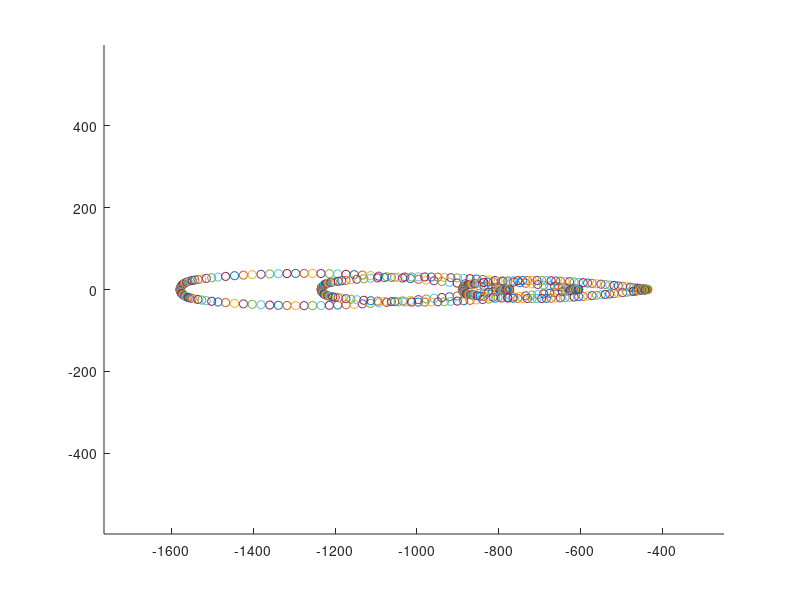
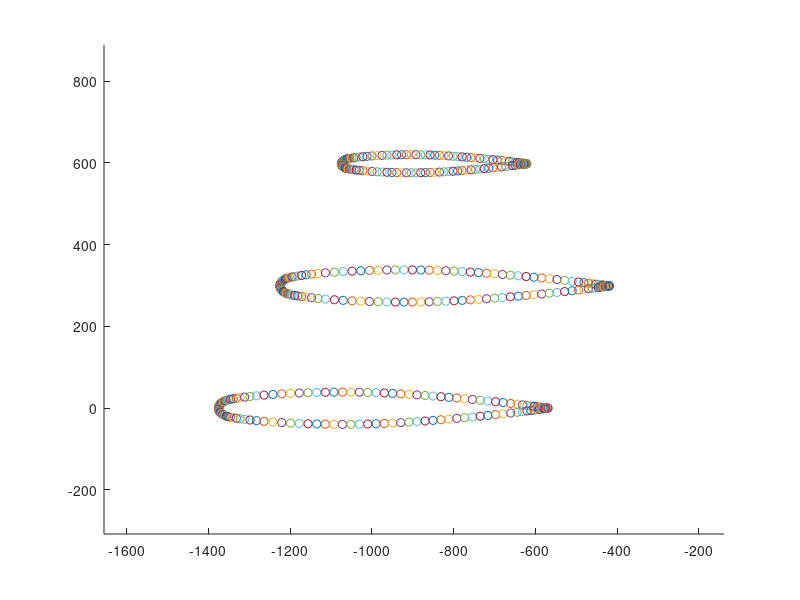

Recreate these plots in MATLAB, in order.
%%%%%%%%%%%%%%%%%%%%%%%%%%%%%%%%%%%%%%%%%%%%%%%%%%%%%%%%%%%%%%%%%%%%%%
%       Hicks-Henne Bump function Parameterization                   %
%                   16 Aug 2016                                      %
%             3D Wing parameterization                               %
%%%%%%%%%%%%%%%%%%%%%%%%%%%%%%%%%%%%%%%%%%%%%%%%%%%%%%%%%%%%%%%%%%%%%%
clear all;
close all;
clc;
format long;

% Baseline Config Parameters Onera M6
panels = 3;
hh = 5;
t_b = 4;
span = 1196.3;
tspan = 2734.5;
xspan = 1578.7;
sweep = 26.7*pi/180;
leangle = 60*pi/180;
teangle = 74.219120*pi/180;
% Baseline Config Parameters Onera M6

load airfoils/oneraup.txt
load airfoils/oneradown.txt
load dp/dispx.txt
load dp/dispy.txt
load dp/dp.txt
load dp/scale.txt
load dp/twist.txt
ubase = oneraup(:,2);
xu = oneraup(:,1);
lbase = oneradown(:,2);
xl = oneradown(:,1);


% Var Initialisations
%ypanelpos = zeros(panels,1);
xpanelpos = zeros(panels,1);
chordlen = zeros(panels,1);
ubasepanel = zeros(panels,size(ubase,1));
lbasepanel = zeros(panels,size(lbase,1));
unewpanel = zeros(panels,size(ubase,1));
lnewpanel = zeros(panels,size(lbase,1));
xubasepanel = zeros(panels,size(ubase,1));
xlbasepanel = zeros(panels,size(lbase,1));
xunewpanel = zeros(panels,size(ubase,1));
xlnewpanel = zeros(panels,size(lbase,1));
dpa = zeros(panels,hh);
dpb = zeros(panels,hh);
twist = zeros(panels,1);
ypanelpos = 0:span/(panels-1):span;
h = 1/(hh+1);
bump_pos = 0+h:h:1-h;
% Var Initialisations


% Reading Design parameters from dp folder
dispx = dispx(:,1);
dispy = dispy(:,1);
scale = scale(:,1);
twistnew = twist(:,1);
dpas = dp(:,1);
dpbs = dp(:,2);
for i = 1:panels
    for j = 1:hh
        dpa(i,j) = dpas((i-1)*hh + j);
        dpb(i,j) = dpbs((i-1)*hh + j);
    end
end
% Reading Design parameters from dp folder


for i = 1:panels
    % Baseline Config Generation start
    xpanelpos(i) = (tspan-ypanelpos(i))/tan(0.5*pi-sweep);
    chordlen(i) = ((tspan-ypanelpos(i))/tan(leangle)) - ((tspan-ypanelpos(i))/tan(teangle));
        %Scaling
    ubasepanel(i,:) = chordlen(i).*ubase;
    lbasepanel(i,:) = chordlen(i).*lbase;
    xubasepanel(i,:) = chordlen(i).*xu;
    xlbasepanel(i,:) = chordlen(i).*xl;
        %Translating
    xubasepanel(i,:) = xubasepanel(i,:) - (tspan-ypanelpos(i))/tan(leangle);
    xlbasepanel(i,:) = xlbasepanel(i,:) - (tspan-ypanelpos(i))/tan(leangle);
        % Twisting
    xubasepanel(i,:) = (xubasepanel(i,:) - xubasepanel(i,size(ubase,1)))*cos(twist(i)*pi/180) + ...
        (ubasepanel(i,:) - ubasepanel(i,size(ubase,1)))*sin(twist(i)*pi/180) + xubasepanel(i,size(ubase,1));
    ubasepanel(i,:) = -(xubasepanel(i,:) - xubasepanel(i,size(ubase,1)))*sin(twist(i)*pi/180) + ...
        (ubasepanel(i,:) - ubasepanel(i,size(ubase,1)))*cos(twist(i)*pi/180) + ubasepanel(i,size(ubase,1));
    xlbasepanel(i,:) = (xlbasepanel(i,:) - xlbasepanel(i,size(lbase,1)))*cos(twist(i)*pi/180) + ...
        (lbasepanel(i,:) - lbasepanel(i,size(lbase,1)))*sin(twist(i)*pi/180) + xlbasepanel(i,size(ubase,1));
    lbasepanel(i,:) = -(xlbasepanel(i,:) - xlbasepanel(i,size(lbase,1)))*sin(twist(i)*pi/180) + ...
        (lbasepanel(i,:) - lbasepanel(i,size(lbase,1)))*cos(twist(i)*pi/180) + lbasepanel(i,size(ubase,1));
        %Plotting
    figure(1);
    hold on;
    for j = 1:size(ubase,1)
       scatter3(xubasepanel(i,j),ubasepanel(i,j),ypanelpos(i),'b.');
    end
    for j = 1:size(lbase,1)
       scatter3(xlbasepanel(i,j),lbasepanel(i,j),ypanelpos(i),'b.');
    end
    axis equal tight;
    %Baseline Config Generation end

    %Updating
    
    %Untwisting
    xunewpanel(i,:) = (xubasepanel(i,:) - xubasepanel(i,size(ubase,1)))*cos(-twist(i)*pi/180) + ...
        (ubasepanel(i,:) - ubasepanel(i,size(ubase,1)))*sin(-twist(i)*pi/180) + xubasepanel(i,size(ubase,1));
    unewpanel(i,:) = -(xubasepanel(i,:) - xubasepanel(i,size(ubase,1)))*sin(-twist(i)*pi/180) + ...
        (ubasepanel(i,:) - ubasepanel(i,size(ubase,1)))*cos(-twist(i)*pi/180) + ubasepanel(i,size(ubase,1));
    xlnewpanel(i,:) = (xlbasepanel(i,:) - xlbasepanel(i,size(lbase,1)))*cos(-twist(i)*pi/180) + ...
        (lbasepanel(i,:) - lbasepanel(i,size(lbase,1)))*sin(-twist(i)*pi/180) + xlbasepanel(i,size(ubase,1));
    lnewpanel(i,:) = -(xlbasepanel(i,:) - xlbasepanel(i,size(lbase,1)))*sin(-twist(i)*pi/180) + ...
        (lbasepanel(i,:) - lbasepanel(i,size(lbase,1)))*cos(-twist(i)*pi/180) + lbasepanel(i,size(ubase,1));
    %Translating back
    xunewpanel(i,:) = xunewpanel(i,:) + (tspan-ypanelpos(i))/tan(leangle);
    xlnewpanel(i,:) = xlnewpanel(i,:) + (tspan-ypanelpos(i))/tan(leangle); 
    %Scaling down
    unewpanel(i,:) = unewpanel(i,:)./chordlen(i);
    lnewpanel(i,:) = lnewpanel(i,:)./chordlen(i);
    xunewpanel(i,:) = xunewpanel(i,:)./chordlen(i);
    xlnewpanel(i,:) = xlnewpanel(i,:)./chordlen(i);
    
    % Hicks-Henne Update
    for k = 1:size(ubase)
        sum = 0;
        for j = 1:hh
            m = log(0.5)/log(bump_pos(j));
            sum = sum + dpa(i,j)*(sin(pi*xunewpanel(i,k)^m)^t_b);
            %gradu(i,j) = sin(pi*xunewpanel(i,k)^m)^t_b;
        end
        unewpanel(i,k) = unewpanel(i,k) + sum;
    end
    for k = 1:size(lbase)
        sum = 0;
        for j = 1:hh
            m = log(0.5)/log(bump_pos(j));
            sum = sum + dpb(i,j)*(sin(pi*xlnewpanel(i,k)^m)^t_b);
            %gradu(i,j) = sin(pi*xunewpanel(i,k)^m)^t_b;
        end
        lnewpanel(i,k) = lnewpanel(i,k) + sum;
    end
    
    %Scaling
    unewpanel(i,:) = scale(i).*unewpanel(i,:);
    lnewpanel(i,:) = scale(i).*lnewpanel(i,:);
    xunewpanel(i,:) = scale(i).*xunewpanel(i,:);
    xlnewpanel(i,:) = scale(i).*xlnewpanel(i,:);
    
    %Translating
    xunewpanel(i,:) = xunewpanel(i,:) - dispx(i);
    xlnewpanel(i,:) = xlnewpanel(i,:) - dispx(i);
    unewpanel(i,:) = unewpanel(i,:) + dispy(i);
    lnewpanel(i,:) = lnewpanel(i,:) + dispy(i);
    
    %twisting
    xunewpanel(i,:) = (xunewpanel(i,:) - xunewpanel(i,size(ubase,1)))*cos(twistnew(i)*pi/180) + ...
        (unewpanel(i,:) - unewpanel(i,size(ubase,1)))*sin(twistnew(i)*pi/180) + xunewpanel(i,size(ubase,1));
    unewpanel(i,:) = -(xunewpanel(i,:) - xunewpanel(i,size(ubase,1)))*sin(twistnew(i)*pi/180) + ...
        (unewpanel(i,:) - unewpanel(i,size(ubase,1)))*cos(twistnew(i)*pi/180) + unewpanel(i,size(ubase,1));
    xlnewpanel(i,:) = (xlnewpanel(i,:) - xlnewpanel(i,size(lbase,1)))*cos(twistnew(i)*pi/180) + ...
        (lnewpanel(i,:) - lnewpanel(i,size(lbase,1)))*sin(twistnew(i)*pi/180) + xlnewpanel(i,size(ubase,1));
    lnewpanel(i,:) = -(xlnewpanel(i,:) - xlnewpanel(i,size(lbase,1)))*sin(twistnew(i)*pi/180) + ...
        (lnewpanel(i,:) - lnewpanel(i,size(lbase,1)))*cos(twistnew(i)*pi/180) + lnewpanel(i,size(ubase,1));
    
    figure(2)
    hold on;
    for j = 1:size(ubase,1)
       scatter3(xunewpanel(i,j),unewpanel(i,j),ypanelpos(i),'r.');
    end
    for j = 1:size(lbase,1)
       scatter3(xlnewpanel(i,j),lnewpanel(i,j),ypanelpos(i),'r.');
    end
    axis equal tight;

    
     


end



